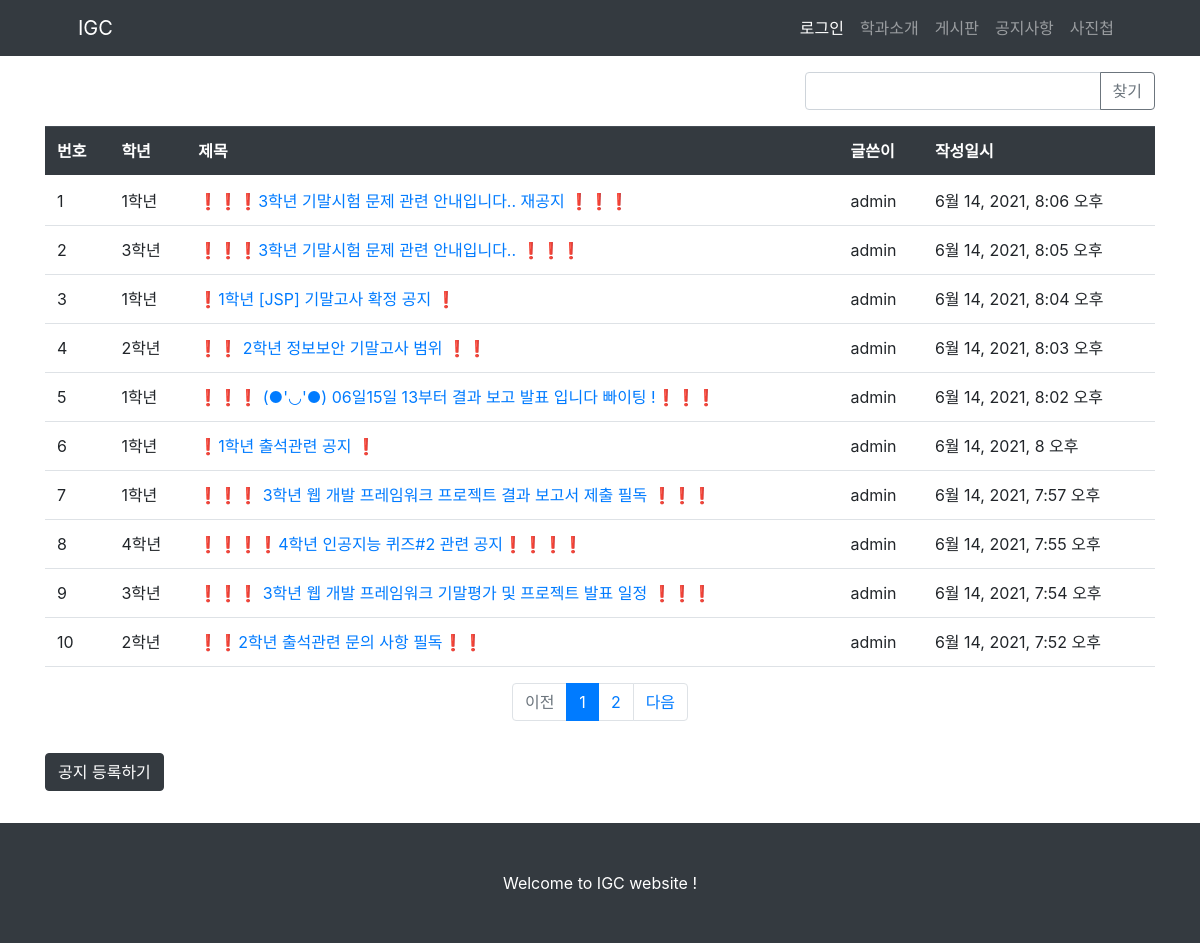
The page /notice/ on the database its author committed.
### notice/models.py (models this page shows, shortened)
class Question(models.Model):
    subject = models.CharField(max_length=200)
    grade = models.CharField(max_length=3)
    content = models.TextField()
    create_date = models.DateTimeField()
    author = models.ForeignKey(User, on_delete=models.CASCADE)
    modify_date = models.DateTimeField(null=True, blank=True)

### notice/views/base_views.py (the view, shortened to what this page needs)
# urls.py: path('', views.index, name='index'),
def index(request):
    page = request.GET.get('page', '1')  # 페이지
    kw = request.GET.get('kw', '')  # 검색어
    question_list = Question.objects.order_by('-create_date')
    paginator = Paginator(question_list, 10)
    page_obj = paginator.get_page(page)
    context = {'question_list': page_obj, 'page': page, 'kw': kw}
    return render(request, 'notice/list.html', context)

### templates/notice/list.html (shortened to what this page needs)
{% extends 'base.html' %}
{% block content %}
        <div class="container my-3">
            <div class="row justify-content-end my-3">
                <div class="col-4 input-group">
                    <input type="text" class="form-control kw" value="{{ kw|default_if_none:'' }}">
                    <div class="input-group-append">
                        <button class="btn btn-outline-secondary" type="button" id="btn_search">찾기</button>
                    </div>
                </div>
            </div>
            <table class="table">
                <thead>
                <tr class="thead-dark">
                    <th>번호</th>
                    <th>학년</th>
                    <th>제목</th>
                    <th>글쓴이</th>
                    <th>작성일시</th>
                </tr>
                </thead>
                <tbody>
                {% if question_list %}
                {% for question in question_list %}
                <tr>
                    <td>{{ forloop.counter }}</td>
                    <td>{{ question.grade }}</td>
                    <td>
                        <a href="{% url 'notice:detail' question.id %}">{{ question.subject }}</a>
                    </td>
                    <td>{{ question.author.username }}</td>
                    <td>{{ question.create_date }}</td>
                </tr>
                {% endfor %}
                {% else %}
                <tr>
                    <td colspan="3">질문이 없습니다.</td>
                </tr>
                {% endif %}
                </tbody>
            </table>
                <ul class="pagination justify-content-center">
                    {% if question_list.has_previous %}
                    <li class="page-item">
                        <a class="page-link" data-page="{{ question_list.previous_page_number }}" href="#">이전</a>
                    </li>
                    {% else %}
                    <li class="page-item disabled">
                        <a class="page-link" tabindex="-1" aria-disabled="true" href="#">이전</a>
                    </li>
                    {% endif %}
                    {% for page_number in question_list.paginator.page_range %}
                        {% if page_number == question_list.number %}
                        <li class="page-item active" aria-current="page">
                            <a class="page-link" data-page="{{ page_number }}" href="#">{{ page_number }}</a>
                        </li>
                        {% else %}
                        <li class="page-item">
                            <a class="page-link" data-page="{{ page_number }}" href="#">{{ page_number }}</a>
                        </li>
                        {% endif %}
                    {% endfor %}
                    {% if question_list.has_next %}
                    <li class="page-item">
                        <a class="page-link" data-page="{{ question_list.next_page_number }}" href="#">다음</a>
                    </li>
                    {% else %}
                    <li class="page-item disabled">
                        <a class="page-link" tabindex="-1" aria-disabled="true" href="#">다음</a>
                    </li>
                    {% endif %}
                </ul>
                <a class="btn btn-dark my-3" href="{% url 'notice:question_create' %}">
                    공지 등록하기
                </a>
        </div>
{% endblock %}

### rows shown on the page
Question: grade "1학년", subject "❗❗❗3학년 기말시험 문제 관련 안내입니다.. 재공지 ❗❗❗", author.username "admin", create_date "6월 14, 2021, 8:06 오후"
Question: grade "3학년", subject "❗❗❗3학년 기말시험 문제 관련 안내입니다.. ❗❗❗", author.username "admin", create_date "6월 14, 2021, 8:05 오후"
Question: grade "1학년", subject "❗1학년 [JSP] 기말고사 확정 공지 ❗", author.username "admin", create_date "6월 14, 2021, 8:04 오후"
Question: grade "2학년", subject "❗❗ 2학년 정보보안 기말고사 범위 ❗❗", author.username "admin", create_date "6월 14, 2021, 8:03 오후"
Question: grade "1학년", subject "❗❗❗ (●'◡'●) 06일15일 13부터 결과 보고 발표 입니다 빠이팅 !❗❗❗", author.username "admin", create_date "6월 14, 2021, 8:02 오후"
Question: grade "1학년", subject "❗1학년 출석관련 공지 ❗", author.username "admin", create_date "6월 14, 2021, 8 오후"
Question: grade "1학년", subject "❗❗❗ 3학년 웹 개발 프레임워크 프로젝트 결과 보고서 제출 필독 ❗❗❗", author.username "admin", create_date "6월 14, 2021, 7:57 오후"
Question: grade "4학년", subject "❗❗❗❗4학년 인공지능 퀴즈#2 관련 공지❗❗❗❗", author.username "admin", create_date "6월 14, 2021, 7:55 오후"
Question: grade "3학년", subject "❗❗❗ 3학년 웹 개발 프레임워크 기말평가 및 프로젝트 발표 일정 ❗❗❗", author.username "admin", create_date "6월 14, 2021, 7:54 오후"
Question: grade "2학년", subject "❗❗2학년 출석관련 문의 사항 필독❗❗", author.username "admin", create_date "6월 14, 2021, 7:52 오후"

### other values the page prints
{{ page_number }} "1"
{{ page_number }} "2"
